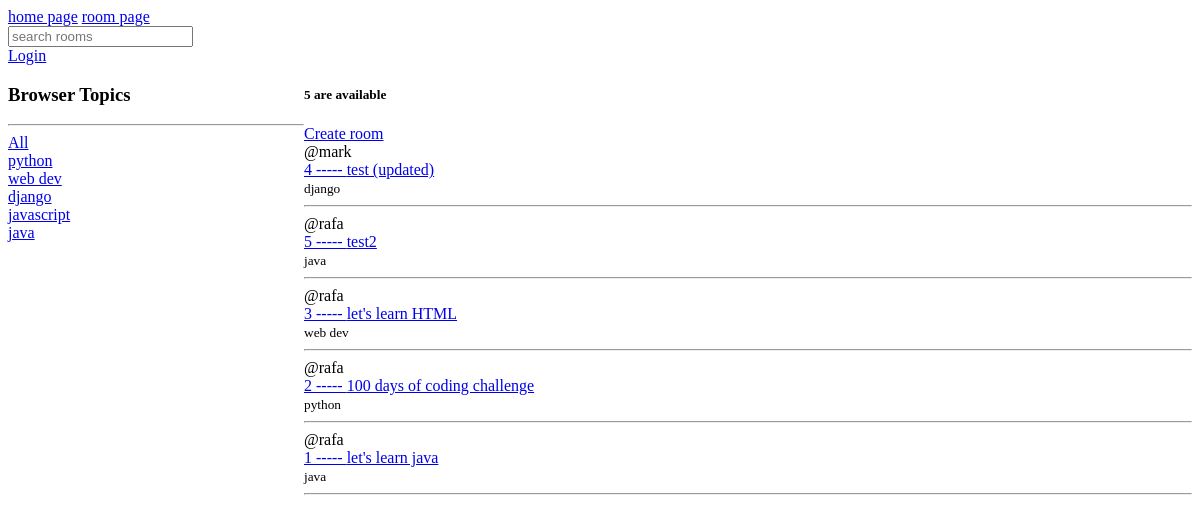
The app's page /, older data.
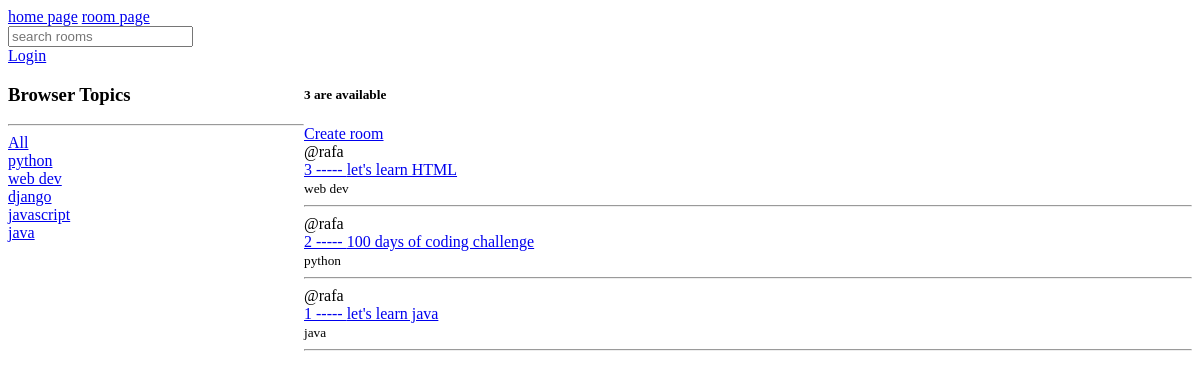
The same page, newer data.
### base/models.py (models this page shows, shortened)
class Topic(models.Model):
    name=models.CharField(max_length=200)

class Room(models.Model):
    host=models.ForeignKey(User,on_delete=models.SET_NULL,null=True)
    name=models.CharField(max_length=200)
    topic=models.ForeignKey(Topic,on_delete=models.SET_NULL,null=True)
    description=models.TextField(null=True,blank=True)
    updated=models.DateTimeField(auto_now=True)
    created=models.DateTimeField(auto_now_add=True)
    class Meta:
        ordering=['-updated','-created']

### base/views.py (the view)
# urls.py: path('',views.home,name='home'),
def home(request):
    q=request.GET.get('q') if request.GET.get('q') !=None else ''
    rooms=Room.objects.filter(Q(topic__name__icontains=q) |Q(name__icontains=q)|Q(description__icontains=q))
    topics=Topic.objects.all()
    room_count=rooms.count()
    context={'rooms':rooms,'topics':topics,'room_count':room_count}
    return render(request,'base/home.html',context);

### base/templates/base/home.html (shortened to what this page needs)
{% extends "main.html" %}
{% block content %}
<div class="home-container">
    <div>
        <h3>Browser Topics</h3>
        <hr>
        <div>
            <a href="{% url 'home' %}">All</a>
        </div>
        {% for topic in topics%}
        <div>
            <a href="{% url 'home' %}?q={{topic.name}}">{{topic.name}}</a>
        </div>
        {% endfor%}
    </div>
    <div>
        <h5>{{room_count}} are available</h5>
        <a href="{% url 'create-room' %}">Create room </a>
    <div>
        {% for room in rooms %}
        <div>
            <span>@{{room.host.username}}</span>
                <br>
                <a href="{% url 'room' room.id %}">{{ room.id }} ----- {{ room.name }} </a>
                <br>
                <small>{{room.topic.name}}</small>
                <hr>
            </div>
            {% endfor %}
        </div>
    </div>
    </div>
{% endblock %}

### templates/main.html (shortened to what this page needs)
<!DOCTYPE html>
<html lang="en">
<head>
</head>
<body>
    {% include 'navbar.html'%}
    {%block content %}
{% endblock %}
</body>
</html>

### templates/navbar.html (shortened to what this page needs)
<!DOCTYPE html>
<html lang="en">
<head>
</head>
<body>
    <a href="/"> home page</a>
    <a href="/room">room page </a>
    <form method='GET' action="{% url 'home'%}">
        <input type="text" name='q' placeholder="search rooms">
    </form>
    {% if request.user.is_authenticated %}
    <a href="{% url 'logout' %}">Logout</a>
    {% else %}
    <a href="{% url 'login' %}">Login</a>
    {% endif %}
</body>
</html>

### base/templates/base/home.html (style rules this page uses)
.home-container { display: grid; grid-template-columns: 1fr 3fr; }

Row changes from the older to the newer data that the page shows:
removed Room: host.username "mark", id "4", name "test (updated)", topic.name "django"
removed Room: host.username "rafa", id "5", name "test2", topic.name "java"
Text that changed along with them:
{{ room_count }}: "5" → "3"
